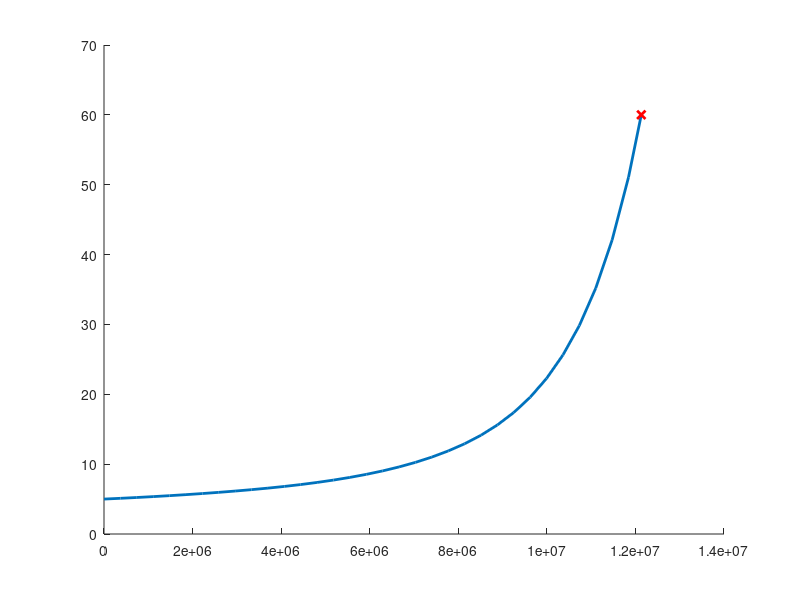

MATLAB code to generate this figure: (Note: this script raises an error after producing the figure.)
start_test = tic;
figure(1);
clf; ax = gca;

hold(ax, 'on');
% grid(ax, 'on');

dataX = [
           1                         5
      370609          5.10898013659804
      740609          5.22625628207986
     1110609          5.35278368946722
     1480609             5.48857544783
     1850722          5.63485567219492
     2221110          5.79221736134949
     2591110          5.96305858377331
     2961110           6.1477456666559
     3331225          6.34878686329879
     3701723          6.56753937949827
     4071723          6.80902458555879
     4441723          7.07811864280483
     4811723          7.38050709234431
     5182000          7.71979987997508
     5552000          8.10271142106726
     5922609           8.5380702064151
     6292609          9.03360212434111
     6662609          9.60089682458682
     7032609          10.2545791398584
     7402609          11.0099101777272
     7772722          11.8895355600649
     8143110          12.9170145021657
     8513110          14.1398382240629
     8883110          15.6105590004168
     9253225          17.3935997103548
     9623723          19.5759388191339
     9993723          22.2727149946328
    10363723          25.6283999527785
    10733723          29.8369658078316
    11104000          35.1978190423384
    11474000          42.0924679644624
    11844609          51.0866324017006
    12132609          60.0057191703856
];


h = plot(ax, dataX(:,1), dataX(:,2), 'LineWidth', 2);
h = plot([dataX(end,1)], [dataX(end,2)], 'rx', 'LineWidth', 2);
h.MarkerSize = 12;

xl = [1e5 4e7];
yl = [4 70];
ax.XLim = xl;
ax.YLim = yl;

% axis([xlim ylim]);
set(ax, 'XScale', 'log');
set(ax, 'YScale', 'log');
xlabel('number of cycles ($N$)', 'Interpreter', 'latex');
ylabel('damages ($D$)', 'Interpreter', 'latex');

set(ax, 'XTick', []);
set(ax, 'YTick', [5 60]);
set(ax, 'YTickLabel', {'$D_0$'; '$D_u$'});
ax.TickLabelInterpreter = 'latex';
ax.FontSize = 12;

plot(xl, [60 60], 'k:', 'LineWidth', 2);     % D_u

fprintf('%s elapsed: %f s\n', mfilename, toc(start_tic));
